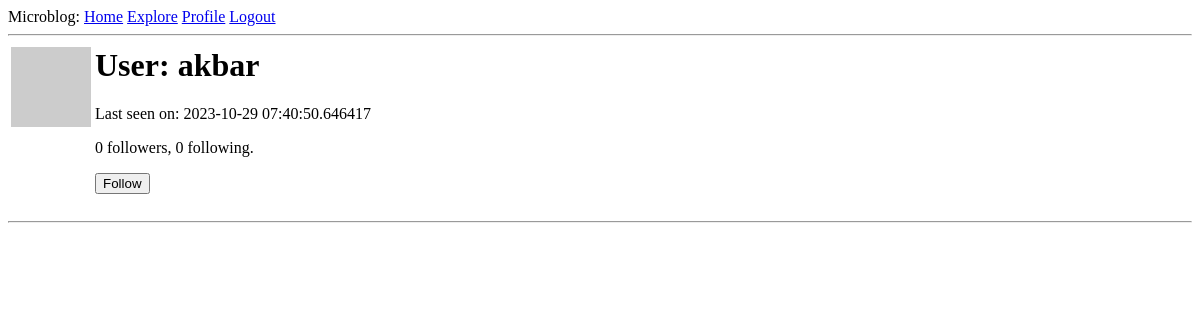
Page /user/akbar (signed in) on the earlier database version.
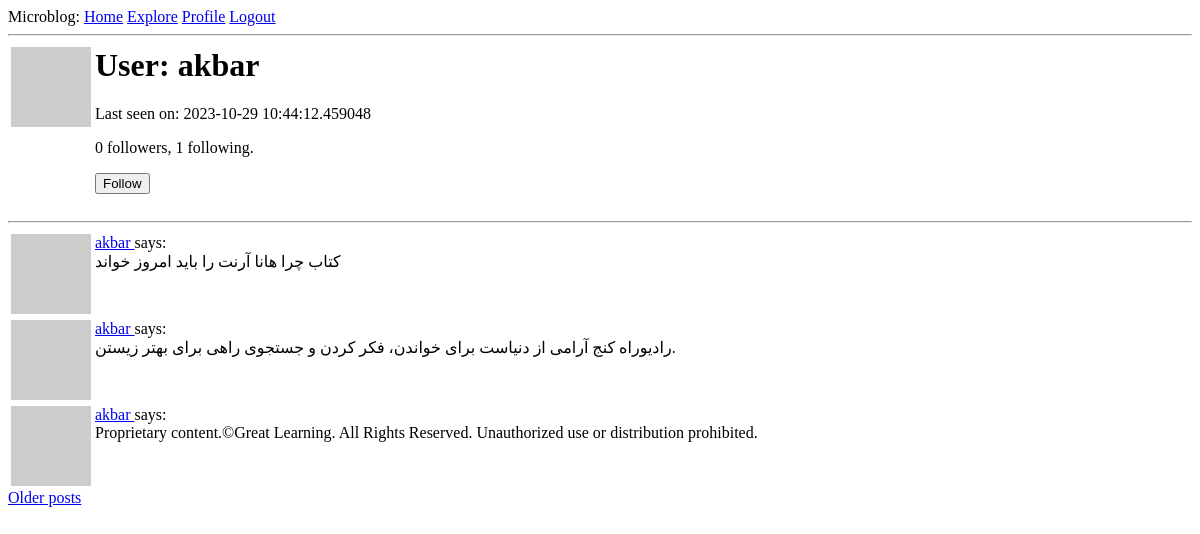
Same page on the later database version.
### app/models.py (models this page shows, shortened)
class User(UserMixin, db.Model):
    id = db.Column(db.Integer, primary_key=True)
    username = db.Column(db.String(64), index=True, unique=True)
    email = db.Column(db.String(120), index=True, unique=True)
    password_hash = db.Column(db.String(128))
    posts = db.relationship('Post', backref='author', lazy='dynamic')
    about_me = db.Column(db.String(140))
    last_seen = db.Column(db.DateTime, default=datetime.utcnow)
    followed = db.relationship(
        'User', secondary=followers,
        primaryjoin=(followers.c.follower_id == id),
        secondaryjoin=(followers.c.followed_id == id),
        backref=db.backref('followers', lazy='dynamic'), lazy='dynamic')
    def avatar(self, size):
        digest = md5(self.email.lower().encode('utf-8')).hexdigest()
        return 'https://www.gravatar.com/avatar/{}?d=identicon&s={}'.format(
            digest, size)
    def is_following(self, user):
        return self.followed.filter(followers.c.followed_id == user.id).count() > 0

class Post(db.Model):
    id = db.Column(db.Integer, primary_key=True)
    body = db.Column(db.String(140))
    timestamp = db.Column(db.DateTime, index=True, default=datetime.utcnow)
    user_id = db.Column(db.Integer, db.ForeignKey('user.id'))

### app/routes.py (the view)
@app.route('/user/<username>')
@login_required
def user(username):
    user = User.query.filter_by(username=username).first_or_404()
    page = request.args.get('page', 1, type=int)
    posts = user.posts.order_by(Post.timestamp.desc()).paginate(
        page=page, per_page=app.config['POSTS_PER_PAGE'], error_out=False)
    next_url = url_for('user', username=user.username, page=posts.next_num) if posts.has_next else None
    prev_url = url_for('user', username=user.username, page=posts.prev_num) if posts.has_prev else None
    form = EmptyForm()
    return render_template('user.html', user=user,
                           posts=posts.items, next_url=next_url, prev_url=prev_url, form=form)

### app/forms.py
class EmptyForm(FlaskForm):
    submit = SubmitField('Submit')

### app/models.py (called while the page is built)
@login.user_loader
def load_user(id):
    return User.query.get(int(id))

### app/routes.py (called while the page is built)
@app.before_request
def before_request():
    if current_user.is_authenticated:
        current_user.last_seen = datetime.utcnow()
        db.session.commit()

### app/templates/user.html (shortened to what this page needs)
{% extends "base.html" %}
{% block content %}
    <table>
        <tr valign="top">
            <td><img src="{{ user.avatar(128) }}"></td>
            <td>
                <h1>User: {{ user.username }}</h1>
                {% if user.last_seen %}<p>Last seen on: {{ user.last_seen }}</p>{% endif %}
                <p>{{ user.followers.count() }} followers, {{ user.followed.count() }} following.</p>
                {% if user == current_user %}
                <p><a href="{{ url_for('edit_profile') }}">Edit your profile</a></p>
                {% elif not current_user.is_following(user) %}
                <p>
                    <form action="{{ url_for('follow', username=user.username) }}" method="post">
                        {{ form.submit(value='Follow') }}
                    </form>
                </p>
                {% endif %}
            </td>
        </tr>
    </table>
    <hr>
    {% for post in posts %}
        {% include '_post.html' %}
    {% endfor %}
    {% if next_url %}
    <a href="{{ next_url }}">Older posts</a>
    {% endif %}
{% endblock %}

### app/templates/_post.html
    <table>
        <tr valign="top">
            <td><img src="{{ post.author.avatar(36) }}"></td>
            <td>
                <a href="{{ url_for('user', username=post.author.username) }}">
                    {{ post.author.username }}
                </a>
                says:<br>{{ post.body }}
            </td>
        </tr>
    </table>

Differences in the rows shown:
changed User "akbar": last_seen "2023-10-29 07:40:50.646417" → "2023-10-29 10:44:12.459048"
added Post: author.username "akbar", body "کتاب چرا هانا آرنت را باید امروز خواند"
added Post: author.username "akbar", body "رادیوراه کنج آرامی از دنیاست برای خواندن، فکر کردن و جستجوی راهی برای بهتر زیستن."
added Post: author.username "akbar", body "Proprietary content.©Great Learning. All Rights Reserved. Unauthorized use or distribution prohibited."
Other differences:
{{ user.followed.count() }}: "0" → "1"
text now shown: "Older posts"
